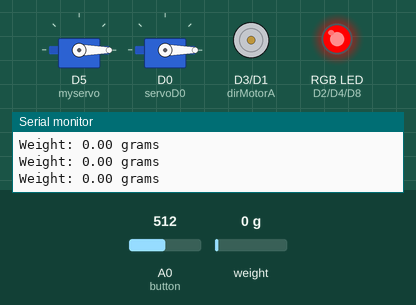
Simulated run of this sketch. Board: ESP8266 (NodeMCU). Parts: 2 × servo, direction and speed pins drawn as motors (green arrow = direction pin HIGH = forward, orange = LOW = backward, longer = more drive), an RGB LED mixed from three pins (HIGH = lit), the last lines printed to the serial monitor. Inputs (shaded band) come from the test bench; at power-on: A0 (button) = 512, weight on the scale 0 g. WiFi joins after 1.5 s; servers stay silent unless stated.

Above: at 10.8 s.
10.9 s: A0 (button) set to 837
12.4 s: A0 (button) set to 862
At 12.7 s:
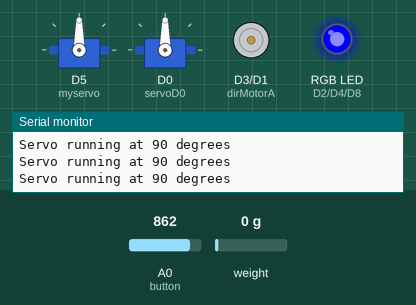
13.9 s: weight on the scale set to 37 g
15.9 s: weight on the scale set to 43 g
At 16.03 s:
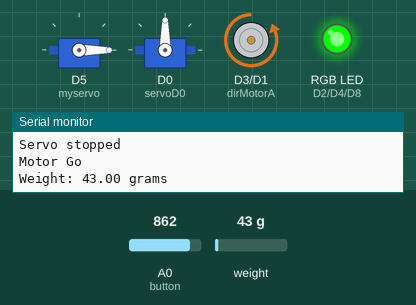
At 17.3 s:
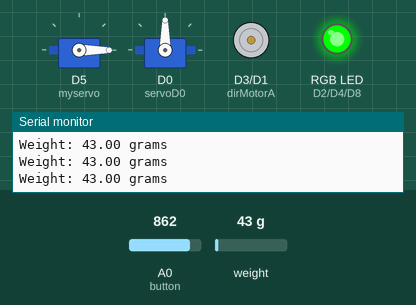
Timing chart, 0 to 22.9 s (numbered marks = the images above; inputs shaded):
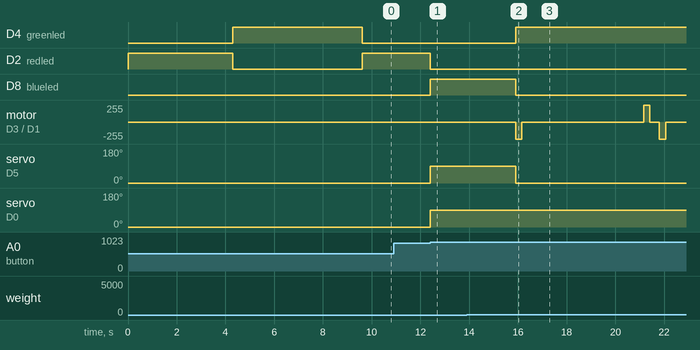

The sketch:

secondesp8266_4.1.ino
```cpp
#include <Ticker.h>
#include "HX711_ADC.h"
#include <Servo.h>

const int pwmMotorA = D1;
const int dirMotorA = D3;
int motorSpeed = 255;
int stopmotor = 0;

const int button = A0;

// HX711 circuit wiring
const int DOUT = D6; //Data pin on D6
const int CLK = D7; //Clock pin on D7
const float CALIBRATION_FACTOR = 2392.11; // Load cell calibration factor
Ticker weightUpdateTimer;

struct Data {
  int weight;
  int servoRun;
};
Data Packet;

Servo myservo;
Servo servoD0; // new servo for D0 pin
bool servoRunStatus = false;

const int redled = D2; // Red pin LED RGB
const int greenled = D4; // Green pin RGB
const int blueled = D8; // Blue pin RGB

#define BLYNK_TEMPLATE_ID "TMPL6z2N9dDO0"
#define BLYNK_TEMPLATE_NAME "Cat Feeder"
#define BLYNK_AUTH_TOKEN "4Fgpra59MH_USJMk5vYScTZj77H9w9Da"

#include <ESP8266WiFi.h>
#include <BlynkSimpleEsp8266.h>

char ssid[] = "177013";
char pass[] = "metamorphosis";

HX711_ADC scale(DOUT, CLK); // Create HX711 object

unsigned long lastButtonPress = 0; // store the last button press time
const int debounceTime = 50; // 50ms debounce time

void setup() {
  Serial.begin(115200);
  myservo.attach(D5);
  servoD0.attach(D0);
  servoD0.write(0);
  myservo.write(0);
  pinMode(pwmMotorA, OUTPUT);
  pinMode(dirMotorA, OUTPUT);
  pinMode(redled, OUTPUT);
  pinMode(greenled, OUTPUT);
  pinMode(blueled, OUTPUT);
  WiFi.begin(ssid, pass);
  while (WiFi.status() != WL_CONNECTED) {
    Serial.print(".");
    digitalWrite(redled, HIGH); //red led on
    delay(500);
  }
  Serial.println("WiFi Connected");
  scale.begin(); // Initialize HX711 with default gain (128)
  scale.setCalFactor(CALIBRATION_FACTOR); // Set calibration factor (replace with your own value)
  scale.start(2000); // Start HX711 with 2-second stabilization time
  scale.tare();
  hijau();
  Blynk.begin(BLYNK_AUTH_TOKEN, ssid, pass);
  Serial.println("Blynk Connected");
  Serial.println("Waiting First Esp to Login");
  delay(5000);
  weightUpdateTimer.attach(0.1, updateWeight); // Update weight every 100ms
}

void updateWeight() {
  if (scale.update()) {
    float weight = scale.getData(); // Get the weight data
    Serial.print("Weight: ");
    Serial.print(weight);
    Serial.println(" grams");

  }
}

void loop() {
  Blynk.run(); // Initialize Blynk to running
  updateWeight();
  float weight = scale.getData(); // Get the current weight value
  if (weight<0) {
    weight=0;
  }
  int nilai = analogRead(button);
  int previousNilai = 0; // store the previous button state
  bool pakanGiven = false; // flag to track if "Memberikan pakan" has been printed
  bool buttonPressed = false; // flag to track if the button is currently pressed
  unsigned long pressTime = 0; // store the time of the previous press
  if (nilai >= 300 && nilai <= 400 && previousNilai < 300 && millis() - lastButtonPress > debounceTime) { // button was not pressed before
    if (Packet.weight > 0) {
      Packet.weight -= 10; // decrement Packet.weight by 10 if it's not already 0
      Blynk.virtualWrite(V0, Packet.weight); // update V0 on Blynk
    }
    lastButtonPress = millis();
  }

  if (nilai >= 500 && nilai <= 600 && previousNilai < 500 && millis() - lastButtonPress > debounceTime) { // button was not pressed before
    Packet.weight += 10; // increment Packet.weight by 10
    Blynk.virtualWrite(V0, Packet.weight); // update V0 on Blynk
    lastButtonPress = millis();
  }

  if (nilai >= 700 && nilai <= 780 && millis() - lastButtonPress > debounceTime) {
    Packet.weight = 0; // reset Packet.weight to 0
    Blynk.virtualWrite(V0, Packet.weight); // update V0 on Blynk
    lastButtonPress = millis();
  }

  if (nilai >= 850 && nilai <= 900 && Packet.weight > 0 && millis() - lastButtonPress > debounceTime) { // only allow this function if Packet.weight is greater than 0
    if (!buttonPressed) { // if the button is not currently pressed
      buttonPressed = true; // set the flag to true
      if (millis() - pressTime < 1000) { // if the time since the last press is less than 1 second
        Packet.servoRun = 0; // reset Packet.servoRun to 0
        pakanGiven = false; // reset the flag
        Blynk.virtualWrite(V1, 0);
      } else {
        if (!pakanGiven) { // if "Memberikan pakan" hasn't been printed before
          Packet.servoRun = 1; // set Packet.servoRun to 1
          pakanGiven = true; // set the flag to true
          Blynk.virtualWrite(V1, 1);
        }
      }
      lastButtonPress = millis();
    }
  } else {
    buttonPressed = false; // reset the flag whenthe button is released
  }

  if (abs(Packet.weight <= weight) && Packet.servoRun == 1) { // Allow small tolerance for weight comparison
      servoRunStatus = true; // Set servo run flag
      Packet.servoRun = 0; // Reset servo run command for next cycle
      myservo.write(0); // Stop servo (0 angle)
      Serial.println("Servo stopped");
      hijau();
      motorRun(); //motor run to make the container drop the food
      delay(250); //times for motor run foward (0.25 second)
      motorStop(); //motor stop to make the bottle stay still
      delay(5000); //give some times for food to fell down to plate
      motorReverse();
      delay(250);
      motorStop();
      scale.tare();
      Blynk.virtualWrite(V3,"Pemberian Pakan Selesai");
      Blynk.virtualWrite(V1, 0);
    }
else if (Packet.servoRun == 1 && Packet.weight > 0) {
  servoRunStatus = true; // Set servo run flag
  myservo.write(90); // Move servo to 90 degrees
  Serial.println("Servo running at 90 degrees");
  static unsigned long servoTimer = 0;
  static int servoState = 0; // add a state variable to keep track of the sequence

  if (millis() - servoTimer >= 5000) { // every 3 seconds
    servoTimer = millis();

    switch (servoState) {
      case 0:
        servoD0.write(90); // move servo to 90 degrees
        Serial.println("Servo D0 running at 0 degrees");
        servoState = 1;
        break;
      case 1:
        servoD0.write(0); // move servo back to 0 degrees
        Serial.println("Servo D0 running at 90 degrees");
        servoState = 0;
        break;

    }
  }
  biru(); //led turned to blue the status still on progress
  Blynk.virtualWrite(V3, "Proses Memberikan Pakan");
}
    else {
      servoRunStatus = false; // Reset servo run flag if not triggered
      merah(); //led red on
      myservo.write(0);
      scale.tare();
    }

}

BLYNK_WRITE(V1){
  Packet.servoRun = param.asInt() > 0;
  Serial.print(F("Status Servo dari Blynk : "));
  Serial.println(Packet.servoRun);
}

BLYNK_WRITE(V0){
  Packet.weight = param.asFloat();
  Serial.print(F("Status Jumlah Makanan dari Blynk : "));
  Serial.println(Packet.weight);
    if (Packet.weight >= 50) {
    Blynk.virtualWrite(V3, "To Much!, Obesity Risk");
    }
}

void merah(){
  //red led on
  digitalWrite(redled, HIGH); //red led on
  digitalWrite(greenled, LOW); //green led off
  digitalWrite(blueled, LOW); //blue led off
}

void kuning(){
  digitalWrite(redled, HIGH);
  digitalWrite(greenled, HIGH); //red + green = yellow is on
  digitalWrite(blueled, LOW); //blue led off
}

void hijau(){
  digitalWrite(redled, LOW); //red led off
  digitalWrite(greenled, HIGH); //green led on
  digitalWrite(blueled, LOW); //blue led off
}

void biru(){
  digitalWrite(redled, LOW); //red led off
  digitalWrite(greenled, LOW); //green led off
  digitalWrite(blueled, HIGH); //blue led on
}

void motorRun(){
  //activing motor A
  Serial.println("Motor Go");
  digitalWrite(pwmMotorA, motorSpeed); //running motor to ccw
  digitalWrite(dirMotorA, LOW); //using digital, PWM is 1 or 255 or HIGH
}

void motorStop(){
  digitalWrite(pwmMotorA, stopmotor); //using digital, PWM is 0 or LOW
  Serial.println("Motor Stop");
}

void motorReverse(){
  //send motor back
  Serial.println("Motor Back");
  digitalWrite(pwmMotorA, motorSpeed); //using digital, PWM is 1 or 255 or HIGH
  digitalWrite(dirMotorA, HIGH); //running motor to cw
}
```

Measured:
- the behaviour switches between 849 and 850 on A0 (button) (found by bisection; images 0 and 1)
- the behaviour switches between 39 and 40 g on weight on the scale (found by bisection; images 1 and 2)
- after the input at 12.4 s, D2 (redled): HIGH → LOW at once; D8 (blueled): LOW → HIGH at once; servo on D5 (myservo), servo on D0 (servoD0): 0° → 90° at once
- after the input at 15.9 s, D4 (greenled): LOW → HIGH at once; D8 (blueled): HIGH → LOW at once
